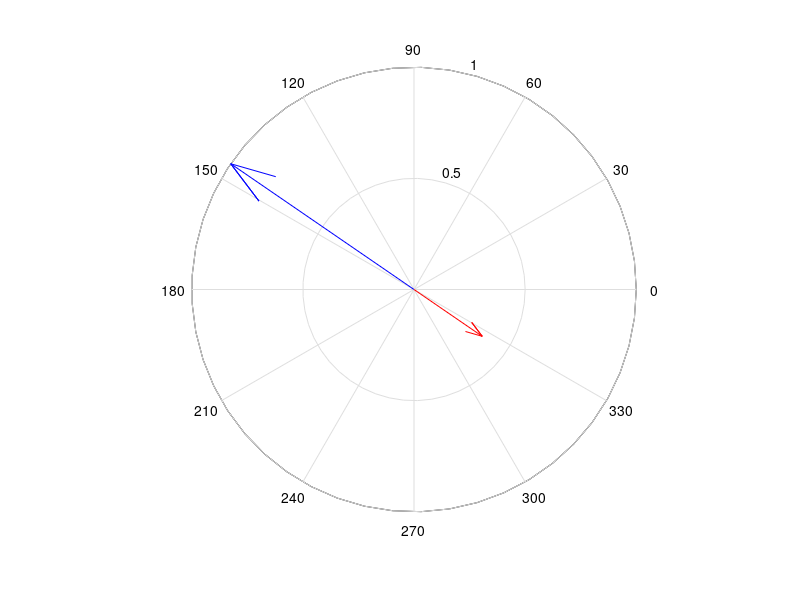
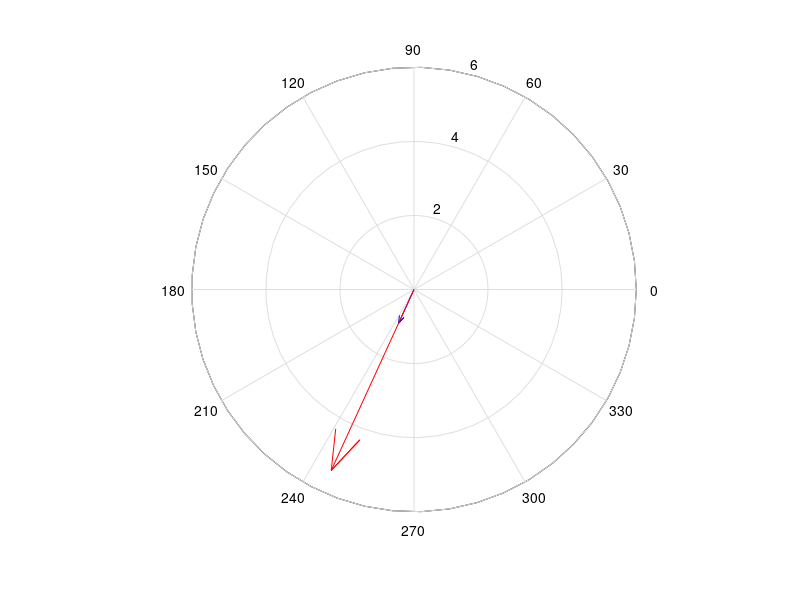

Recreate these plots in MATLAB, in order.
clear all;
clc;
A=[1 2;3 4];
[V D]=eig(A);
new_1=A*V(:,1);
figure;
compass(V(1,1),V(2,1));
hold on;
compass(new_1(1),new_1(2),'r');
new_2=A*V(:,2);
figure;
compass(V(1,2),V(2,2));
hold on;
compass(new_2(1),new_2(2),'r');


